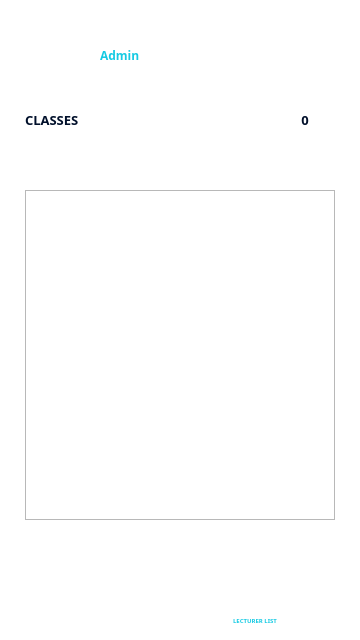
<?xml version="1.0" encoding="UTF-8"?>
<ui version="4.0">
 <class>Admin_Lecturers_List</class>
 <widget class="QMainWindow" name="Admin_Lecturers_List">
  <property name="geometry">
   <rect>
    <x>0</x>
    <y>0</y>
    <width>360</width>
    <height>640</height>
   </rect>
  </property>
  <property name="windowTitle">
   <string>Admin Lecturers List</string>
  </property>
  <widget class="QWidget" name="centralwidget">
   <property name="styleSheet">
    <string notr="true">QWidget #centralwidget {
	background-color: #FFFFFF;
}</string>
   </property>
   <widget class="QGroupBox" name="headerGroup">
    <property name="geometry">
     <rect>
      <x>0</x>
      <y>0</y>
      <width>360</width>
      <height>100</height>
     </rect>
    </property>
    <property name="styleSheet">
     <string notr="true">QGroupBox {
	border: 0px;
	border-radius: 0px;
}</string>
    </property>
    <property name="title">
     <string/>
    </property>
    <widget class="QLabel" name="headerHud">
     <property name="geometry">
      <rect>
       <x>0</x>
       <y>0</y>
       <width>360</width>
       <height>100</height>
      </rect>
     </property>
     <property name="styleSheet">
      <string notr="true"/>
     </property>
     <property name="text">
      <string/>
     </property>
     <property name="pixmap">
      <pixmap resource="resources.qrc">:/res/assets/header_short.png</pixmap>
     </property>
    </widget>
    <widget class="QPushButton" name="backButton">
     <property name="geometry">
      <rect>
       <x>15</x>
       <y>15</y>
       <width>30</width>
       <height>30</height>
      </rect>
     </property>
     <property name="styleSheet">
      <string notr="true">QPushButton {
	border: 0px;
	border-radius: 0px;
	background: none;
}</string>
     </property>
     <property name="text">
      <string/>
     </property>
     <property name="icon">
      <iconset resource="resources.qrc">
       <normaloff>:/res/assets/back.png</normaloff>:/res/assets/back.png</iconset>
     </property>
     <property name="iconSize">
      <size>
       <width>30</width>
       <height>30</height>
      </size>
     </property>
     <property name="flat">
      <bool>true</bool>
     </property>
    </widget>
    <widget class="QLabel" name="avatarLabel">
     <property name="geometry">
      <rect>
       <x>50</x>
       <y>30</y>
       <width>40</width>
       <height>40</height>
      </rect>
     </property>
     <property name="text">
      <string/>
     </property>
     <property name="pixmap">
      <pixmap resource="resources.qrc">:/res/assets/cict_avatar.png</pixmap>
     </property>
     <property name="alignment">
      <set>Qt::AlignCenter</set>
     </property>
    </widget>
    <widget class="QLabel" name="adminTitleLabel">
     <property name="geometry">
      <rect>
       <x>100</x>
       <y>30</y>
       <width>180</width>
       <height>20</height>
      </rect>
     </property>
     <property name="styleSheet">
      <string notr="true">QLabel {
	color: #FFFFFF;
	font-family: Poppins;
	font-size: 12px;
	font-style: normal;
	font-weight: 700;
	line-height: normal;
}</string>
     </property>
     <property name="text">
      <string>ADMIN</string>
     </property>
    </widget>
    <widget class="QLabel" name="adminIdLabel">
     <property name="geometry">
      <rect>
       <x>100</x>
       <y>45</y>
       <width>180</width>
       <height>20</height>
      </rect>
     </property>
     <property name="styleSheet">
      <string notr="true">QLabel {
	color: #15CAE3;
	font-family: Poppins;
	font-size: 12px;
	font-style: normal;
	font-weight: 500;
	line-height: normal;
}</string>
     </property>
     <property name="text">
      <string>Admin</string>
     </property>
    </widget>
    <widget class="QLabel" name="dateLabel">
     <property name="geometry">
      <rect>
       <x>250</x>
       <y>10</y>
       <width>90</width>
       <height>20</height>
      </rect>
     </property>
     <property name="font">
      <font>
       <family>Poppins</family>
       <pointsize>-1</pointsize>
       <italic>false</italic>
       <fontweight>Light</fontweight>
      </font>
     </property>
     <property name="styleSheet">
      <string notr="true">QLabel {
	color: #FFFFFF;
	text-align: right;
	font-family: Poppins;
	font-size: 9px;
	font-style: normal;
	font-weight: 300;
	line-height: normal;
}</string>
     </property>
     <property name="text">
      <string>Date&lt;?&gt;</string>
     </property>
     <property name="alignment">
      <set>Qt::AlignRight|Qt::AlignTrailing|Qt::AlignVCenter</set>
     </property>
    </widget>
    <widget class="QLabel" name="timeLabel">
     <property name="geometry">
      <rect>
       <x>250</x>
       <y>20</y>
       <width>90</width>
       <height>20</height>
      </rect>
     </property>
     <property name="styleSheet">
      <string notr="true">QLabel {
	color: #FFFFFF;
	text-align: right;
	font-family: Poppins;
	font-size: 11px;
	font-style: normal;
	font-weight: 500;
	line-height: normal;
}</string>
     </property>
     <property name="text">
      <string>Time&lt;?&gt;</string>
     </property>
     <property name="alignment">
      <set>Qt::AlignRight|Qt::AlignTrailing|Qt::AlignVCenter</set>
     </property>
    </widget>
   </widget>
   <widget class="QLabel" name="titleLabel">
    <property name="geometry">
     <rect>
      <x>25</x>
      <y>110</y>
      <width>180</width>
      <height>20</height>
     </rect>
    </property>
    <property name="styleSheet">
     <string notr="true">QLabel {
	color: #000F2A;
	font-family: Poppins;
	font-size: 13px;
	font-style: normal;
	font-weight: 700;
	line-height: normal;
}</string>
    </property>
    <property name="text">
     <string>CLASSES</string>
    </property>
   </widget>
   <widget class="QGroupBox" name="pageGroup">
    <property name="geometry">
     <rect>
      <x>260</x>
      <y>105</y>
      <width>90</width>
      <height>30</height>
     </rect>
    </property>
    <property name="styleSheet">
     <string notr="true">QGroupBox {
	border: 0px;
	border-radius: 0px;
}</string>
    </property>
    <property name="title">
     <string/>
    </property>
    <widget class="QLabel" name="pageNumberLabel">
     <property name="geometry">
      <rect>
       <x>30</x>
       <y>5</y>
       <width>30</width>
       <height>20</height>
      </rect>
     </property>
     <property name="styleSheet">
      <string notr="true">QLabel {
	color: #000F2A;
	text-align: center;
	font-family: Poppins;
	font-size: 13px;
	font-style: normal;
	font-weight: 700;
	line-height: normal;
}</string>
     </property>
     <property name="text">
      <string>0</string>
     </property>
     <property name="alignment">
      <set>Qt::AlignCenter</set>
     </property>
    </widget>
    <widget class="QPushButton" name="pageNextButton">
     <property name="geometry">
      <rect>
       <x>55</x>
       <y>5</y>
       <width>20</width>
       <height>20</height>
      </rect>
     </property>
     <property name="styleSheet">
      <string notr="true">QPushButton {
	border: 0px;
	border-radius: 0px;
	background: none;
}</string>
     </property>
     <property name="text">
      <string/>
     </property>
     <property name="icon">
      <iconset resource="resources.qrc">
       <normaloff>:/res/assets/next_arrow.png</normaloff>:/res/assets/next_arrow.png</iconset>
     </property>
     <property name="flat">
      <bool>true</bool>
     </property>
    </widget>
    <widget class="QPushButton" name="pagePrevButton">
     <property name="geometry">
      <rect>
       <x>15</x>
       <y>5</y>
       <width>20</width>
       <height>20</height>
      </rect>
     </property>
     <property name="styleSheet">
      <string notr="true">QPushButton {
	border: 0px;
	border-radius: 0px;
	background: none;
}</string>
     </property>
     <property name="text">
      <string/>
     </property>
     <property name="icon">
      <iconset resource="resources.qrc">
       <normaloff>:/res/assets/prev_arrow.png</normaloff>:/res/assets/prev_arrow.png</iconset>
     </property>
     <property name="flat">
      <bool>true</bool>
     </property>
    </widget>
   </widget>
   <widget class="QGroupBox" name="footerGroup">
    <property name="geometry">
     <rect>
      <x>0</x>
      <y>510</y>
      <width>360</width>
      <height>130</height>
     </rect>
    </property>
    <property name="styleSheet">
     <string notr="true">QGroupBox {
	border: 0px;
	border-radius: 0px;
}</string>
    </property>
    <property name="title">
     <string/>
    </property>
    <widget class="QLabel" name="footerHud">
     <property name="geometry">
      <rect>
       <x>10</x>
       <y>70</y>
       <width>340</width>
       <height>60</height>
      </rect>
     </property>
     <property name="text">
      <string/>
     </property>
     <property name="pixmap">
      <pixmap resource="resources.qrc">:/res/assets/footer.png</pixmap>
     </property>
     <property name="alignment">
      <set>Qt::AlignCenter</set>
     </property>
    </widget>
    <widget class="QPushButton" name="studentListButton">
     <property name="geometry">
      <rect>
       <x>90</x>
       <y>77</y>
       <width>30</width>
       <height>30</height>
      </rect>
     </property>
     <property name="styleSheet">
      <string notr="true">QPushButton {
	border: 0px;
	border-radius: 0px;
	background: none;
}</string>
     </property>
     <property name="text">
      <string/>
     </property>
     <property name="icon">
      <iconset resource="resources.qrc">
       <normaloff>:/res/assets/home_unselected.png</normaloff>:/res/assets/home_unselected.png</iconset>
     </property>
     <property name="iconSize">
      <size>
       <width>25</width>
       <height>25</height>
      </size>
     </property>
     <property name="flat">
      <bool>true</bool>
     </property>
    </widget>
    <widget class="QLabel" name="studentListLabel">
     <property name="geometry">
      <rect>
       <x>75</x>
       <y>102</y>
       <width>60</width>
       <height>16</height>
      </rect>
     </property>
     <property name="styleSheet">
      <string notr="true">QLabel {
	color: #FFFFFF;
	text-align: center;
	font-family: Poppins;
	font-size: 6px;
	font-style: normal;
	font-weight: 500;
	line-height: normal;
}</string>
     </property>
     <property name="text">
      <string>STUDENT LIST</string>
     </property>
     <property name="alignment">
      <set>Qt::AlignCenter</set>
     </property>
    </widget>
    <widget class="QPushButton" name="classListButton">
     <property name="geometry">
      <rect>
       <x>165</x>
       <y>77</y>
       <width>30</width>
       <height>30</height>
      </rect>
     </property>
     <property name="styleSheet">
      <string notr="true">QPushButton {
	border: 0px;
	border-radius: 0px;
	background: none;
}</string>
     </property>
     <property name="text">
      <string/>
     </property>
     <property name="icon">
      <iconset resource="resources.qrc">
       <normaloff>:/res/assets/class_list_unselected.png</normaloff>:/res/assets/class_list_unselected.png</iconset>
     </property>
     <property name="iconSize">
      <size>
       <width>25</width>
       <height>25</height>
      </size>
     </property>
     <property name="flat">
      <bool>true</bool>
     </property>
    </widget>
    <widget class="QLabel" name="classListLabel">
     <property name="geometry">
      <rect>
       <x>150</x>
       <y>102</y>
       <width>60</width>
       <height>16</height>
      </rect>
     </property>
     <property name="styleSheet">
      <string notr="true">QLabel {
	color: #FFFFFF;
	text-align: center;
	font-family: Poppins;
	font-size: 6px;
	font-style: normal;
	font-weight: 500;
	line-height: normal;
}</string>
     </property>
     <property name="text">
      <string>CLASS LIST</string>
     </property>
     <property name="alignment">
      <set>Qt::AlignCenter</set>
     </property>
    </widget>
    <widget class="QLabel" name="whiteBox">
     <property name="geometry">
      <rect>
       <x>0</x>
       <y>0</y>
       <width>360</width>
       <height>130</height>
      </rect>
     </property>
     <property name="text">
      <string/>
     </property>
     <property name="pixmap">
      <pixmap resource="resources.qrc">:/res/assets/white_box.png</pixmap>
     </property>
     <property name="alignment">
      <set>Qt::AlignCenter</set>
     </property>
    </widget>
    <widget class="QPushButton" name="addLecturerButton">
     <property name="geometry">
      <rect>
       <x>75</x>
       <y>25</y>
       <width>210</width>
       <height>40</height>
      </rect>
     </property>
     <property name="styleSheet">
      <string notr="true">QPushButton {
	border: 0px;
	border-radius: 0px;
	background: none;
}</string>
     </property>
     <property name="text">
      <string/>
     </property>
     <property name="icon">
      <iconset resource="resources.qrc">
       <normaloff>:/res/assets/add_lecturer.png</normaloff>:/res/assets/add_lecturer.png</iconset>
     </property>
     <property name="iconSize">
      <size>
       <width>300</width>
       <height>50</height>
      </size>
     </property>
     <property name="flat">
      <bool>true</bool>
     </property>
    </widget>
    <widget class="QPushButton" name="lecturerListButton">
     <property name="geometry">
      <rect>
       <x>240</x>
       <y>77</y>
       <width>30</width>
       <height>30</height>
      </rect>
     </property>
     <property name="styleSheet">
      <string notr="true">QPushButton {
	border: 0px;
	border-radius: 0px;
	background: none;
}</string>
     </property>
     <property name="text">
      <string/>
     </property>
     <property name="icon">
      <iconset resource="resources.qrc">
       <normaloff>:/res/assets/lecturer_selected.png</normaloff>:/res/assets/lecturer_selected.png</iconset>
     </property>
     <property name="iconSize">
      <size>
       <width>25</width>
       <height>25</height>
      </size>
     </property>
     <property name="flat">
      <bool>true</bool>
     </property>
    </widget>
    <widget class="QLabel" name="lecturerListLabel">
     <property name="geometry">
      <rect>
       <x>225</x>
       <y>102</y>
       <width>60</width>
       <height>16</height>
      </rect>
     </property>
     <property name="styleSheet">
      <string notr="true">QLabel {
	color: #15CAE3;
	text-align: center;
	font-family: Poppins;
	font-size: 6px;
	font-style: normal;
	font-weight: 500;
	line-height: normal;
}</string>
     </property>
     <property name="text">
      <string>LECTURER LIST</string>
     </property>
     <property name="alignment">
      <set>Qt::AlignCenter</set>
     </property>
    </widget>
    <zorder>whiteBox</zorder>
    <zorder>footerHud</zorder>
    <zorder>studentListButton</zorder>
    <zorder>studentListLabel</zorder>
    <zorder>classListButton</zorder>
    <zorder>classListLabel</zorder>
    <zorder>addLecturerButton</zorder>
    <zorder>lecturerListButton</zorder>
    <zorder>lecturerListLabel</zorder>
   </widget>
   <widget class="QGroupBox" name="filterGroup">
    <property name="geometry">
     <rect>
      <x>25</x>
      <y>130</y>
      <width>310</width>
      <height>61</height>
     </rect>
    </property>
    <property name="styleSheet">
     <string notr="true">QGroupBox {
	border: 0px;
	border-radius: 0px;
}</string>
    </property>
    <property name="title">
     <string/>
    </property>
    <widget class="QGroupBox" name="searchGroup">
     <property name="geometry">
      <rect>
       <x>105</x>
       <y>30</y>
       <width>100</width>
       <height>30</height>
      </rect>
     </property>
     <property name="styleSheet">
      <string notr="true">QGroupBox {
	border: 0px;
	border-radius: 0px;
}</string>
     </property>
     <property name="title">
      <string/>
     </property>
     <widget class="QLabel" name="searchHud">
      <property name="geometry">
       <rect>
        <x>0</x>
        <y>0</y>
        <width>100</width>
        <height>30</height>
       </rect>
      </property>
      <property name="text">
       <string/>
      </property>
      <property name="pixmap">
       <pixmap resource="resources.qrc">:/res/assets/search_field_short.png</pixmap>
      </property>
      <property name="alignment">
       <set>Qt::AlignHCenter|Qt::AlignTop</set>
      </property>
     </widget>
     <widget class="QLineEdit" name="searchTextbox">
      <property name="geometry">
       <rect>
        <x>5</x>
        <y>0</y>
        <width>70</width>
        <height>25</height>
       </rect>
      </property>
      <property name="styleSheet">
       <string notr="true">QLineEdit {
	background-color: transparent;
	border: 0px;
	color: #FFFFFF;
	font-family: Poppins;
	font-size: 8px;
	font-style: normal;
	font-weight: 500;
	line-height: normal;
}</string>
      </property>
      <property name="maxLength">
       <number>255</number>
      </property>
      <property name="placeholderText">
       <string>Search</string>
      </property>
     </widget>
     <widget class="QPushButton" name="pushButton">
      <property name="geometry">
       <rect>
        <x>80</x>
        <y>5</y>
        <width>15</width>
        <height>15</height>
       </rect>
      </property>
      <property name="styleSheet">
       <string notr="true">QPushButton {
	border: 0px;
	border-radius: 0px;
	background: none;
}</string>
      </property>
      <property name="text">
       <string/>
      </property>
      <property name="icon">
       <iconset resource="resources.qrc">
        <normaloff>:/res/assets/search.png</normaloff>:/res/assets/search.png</iconset>
      </property>
      <property name="flat">
       <bool>true</bool>
      </property>
     </widget>
    </widget>
    <widget class="QGroupBox" name="collegeGroup">
     <property name="geometry">
      <rect>
       <x>0</x>
       <y>30</y>
       <width>100</width>
       <height>30</height>
      </rect>
     </property>
     <property name="styleSheet">
      <string notr="true">QGroupBox {
	border: 0px;
	border-radius: 0px;
}</string>
     </property>
     <property name="title">
      <string/>
     </property>
     <widget class="QLabel" name="collegeHud">
      <property name="geometry">
       <rect>
        <x>0</x>
        <y>0</y>
        <width>100</width>
        <height>30</height>
       </rect>
      </property>
      <property name="text">
       <string/>
      </property>
      <property name="pixmap">
       <pixmap resource="resources.qrc">:/res/assets/search_field_short.png</pixmap>
      </property>
      <property name="alignment">
       <set>Qt::AlignHCenter|Qt::AlignTop</set>
      </property>
     </widget>
     <widget class="QComboBox" name="collegeCombobox">
      <property name="geometry">
       <rect>
        <x>2</x>
        <y>0</y>
        <width>96</width>
        <height>25</height>
       </rect>
      </property>
      <property name="styleSheet">
       <string notr="true">QComboBox {
	background-color: transparent;
	border: 0px;
	color: #FFFFFF;
	font-family: Poppins;
	font-size: 8px;
	font-style: normal;
	font-weight: 500;
	line-height: normal;
}

QComboBox QAbstractItemView {
    background-color: #000F2A;
}

QComboBox QScrollBar::add-page:vertical,
QComboBox QScrollBar::sub-page:vertical {
    background: none;
	border-style: solid;
}</string>
      </property>
      <property name="placeholderText">
       <string>College</string>
      </property>
     </widget>
    </widget>
   </widget>
   <widget class="QScrollArea" name="lecturersListArea">
    <property name="geometry">
     <rect>
      <x>25</x>
      <y>190</y>
      <width>310</width>
      <height>330</height>
     </rect>
    </property>
    <property name="widgetResizable">
     <bool>true</bool>
    </property>
    <widget class="QWidget" name="contents">
     <property name="geometry">
      <rect>
       <x>0</x>
       <y>0</y>
       <width>308</width>
       <height>328</height>
      </rect>
     </property>
     <property name="styleSheet">
      <string notr="true">QWidget {
	background-color: #FFFFFF
}</string>
     </property>
    </widget>
   </widget>
   <zorder>headerGroup</zorder>
   <zorder>titleLabel</zorder>
   <zorder>pageGroup</zorder>
   <zorder>filterGroup</zorder>
   <zorder>lecturersListArea</zorder>
   <zorder>footerGroup</zorder>
  </widget>
 </widget>
 <resources>
  <include location="resources.qrc"/>
 </resources>
 <connections/>
</ui>
